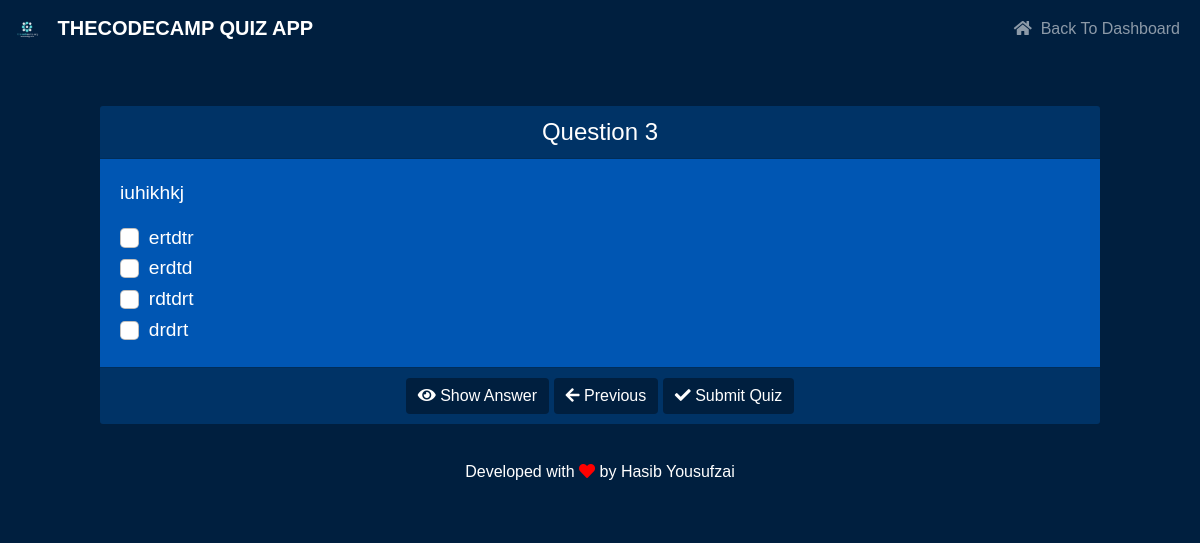
The page /quiz/5/question/3/ on the database its author committed.
### quizapp/models.py (models this page shows, shortened)
class Question(models.Model):
    exam = models.ForeignKey(Exam, on_delete=models.CASCADE)
    text = models.TextField()
    exhibit = models.ImageField(upload_to='static/exhibits/', blank=True, null=True)
    is_multiple = models.BooleanField(default=False)
    description = models.TextField(blank=True, null=True)  # Add description field

class Option(models.Model):
    question = models.ForeignKey(Question, on_delete=models.CASCADE)
    text = models.CharField(max_length=255, blank=True)  # Allow blank text field
    is_correct = models.BooleanField(default=False)
    exhibit = models.ImageField(upload_to='static/exhibits/', blank=True, null=True)  # Exhibit field

### quizapp/views.py (the view)
# urls.py: path('quiz/<int:quiz_id>/', views.start_quiz, name='start_quiz'),
def start_quiz(request, quiz_id, question_index=1):
    quiz = get_object_or_404(Quiz, id=quiz_id)
    questions = quiz.questions.all()
    paginator = Paginator(questions, 1)  # Show one question per page
    page_obj = paginator.get_page(question_index)
    question = page_obj.object_list[0] if page_obj.object_list else None
    is_multiple = question.option_set.filter(is_correct=True).count() > 1 if question else False
    correct_options = question.option_set.filter(is_correct=True) if question else []
    return render(request, 'quiz.html', {
        'quiz': quiz,
        'question': question,
        'page_obj': page_obj,
        'is_multiple': is_multiple,
        'correct_options': correct_options,
    })

### templates/quiz.html (shortened to what this page needs)
{% load static %}
<!DOCTYPE html>
<html lang="en">
<head>
    <link href="https://cdn.jsdelivr.net/npm/bootstrap@5.1.3/dist/css/bootstrap.min.css" rel="stylesheet">
    <link rel="stylesheet" href="https://cdnjs.cloudflare.com/ajax/libs/font-awesome/5.15.4/css/all.min.css">
</head>
<body>
    <nav class="navbar navbar-expand-lg navbar-dark">
        <div class="container-fluid">
            <a class="navbar-brand" href="{% url "dashboard" %}">
                <img src="{% static "/logo/logo.png" %}" alt="logo" style="height:30px; margin-right:10px;">
                THECODECAMP QUIZ APP
            </a>
            <div class="collapse navbar-collapse" id="navbarNav">
                <ul class="navbar-nav ms-auto">
                    <li class="nav-item">
                        <a  class="nav-link " href="{% url "dashboard" %}"> <i class="fa fa-home"></i> &nbsp;Back To Dashboard</a>
                    </li>
                </ul>
            </div>
        </div>
    </nav>
    <div class="container mt-5">
        <form method="POST" action="{% url 'submit_quiz' quiz.id %}">
            <div class="card">
                <div class="card-header">
                    Question {{ page_obj.number }}
                </div>
                <div class="card-body">
                    <p>{{ question.text }}</p>
                    <div id="options-container">
                        {% for option in question.option_set.all %}
                            <div class="form-check">
                                <input class="form-check-input" type="{% if is_multiple %}checkbox{% else %}radio{% endif %}" name="question{{ question.id }}" id="option{{ option.id }}" value="{{ option.id }}" data-correct="{% if option.is_correct %}true{% else %}false{% endif %}">
                                <label class="form-check-label" for="option{{ option.id }}">
                                    {{ option.text }}
                                </label>
                            </div>
                        {% endfor %}
                    </div>
                </div>
                <div class="card-footer">
                    <button type="button" class="btn btn-primary" id="showAnswer"><i class="fas fa-eye"></i> Show Answer</button>
                    {% if page_obj.has_previous %}
                        <a href="{% url 'quiz_question' quiz.id page_obj.previous_page_number %}" class="btn btn-primary"><i class="fas fa-arrow-left"></i> Previous</a>
                    {% endif %}
                    {% if page_obj.has_next %}
                        <a href="{% url 'quiz_question' quiz.id page_obj.next_page_number %}" class="btn btn-primary"><i class="fas fa-arrow-right"></i> Next</a>
                    {% else %}
                        <button type="submit" class="btn btn-primary"><i class="fas fa-check"></i> Submit Quiz</button>
                    {% endif %}
                </div>
            </div>
        </form>
    </div>
    <footer>
        <p>Developed with <i class="fas fa-heart footer-love"></i> by Hasib Yousufzai</p>
    </footer>
</body>
</html>

### templates/quiz.html (style rules this page uses)
body { font-family: 'Arial', sans-serif; background-color: #001f3f; color: #fff; }
.navbar { background-color: #001f3f; }
.navbar-brand { font-weight: bold; color: #fff; }
.card { background-color: #0056b3; border: none; border-radius: 10px; width: 100%; max-width: 1000px; margin: 20px auto; }
.card-header { font-family: 'Cascadia', sans-serif; background-color: #003366; font-size: 1.5rem; color: #fff; text-align: center; }
.card-body { font-family: 'Cascadia', sans-serif; padding: 20px; font-size: 1.2rem; overflow-y: auto; max-height: 70vh; }
.card-footer { background-color: #003366; text-align: center; padding: 10px; }
img { max-width: 100%; max-height: 300px; object-fit: contain; }
.btn-primary { background-color: #001f3f; border: none; }
footer { background-color: #001f3f; color: #fff; padding: 1rem; text-align: center; }
.footer-love { color: red; }

### rows shown on the page
Question: text "iuhikhkj"
Option: text "ertdtr"
Option: text "erdtd"
Option: text "rdtdrt"
Option: text "drdrt"

### other values the page prints
{{ page_obj.number }} "3"
